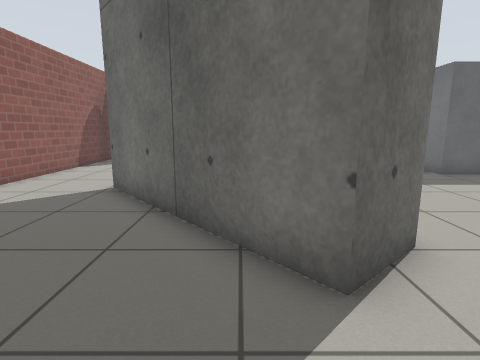
[1] (above)

21 first-person views from a walk through a Gazebo world. The camera is 0.88 m above the floor, tilts 10° down and sees 80° across. The floor is counted in squares, 0.5 m on a side. Each view is taken from the middle of a square. On the plan, view 1 faces up. The plan holds only what a view shows up to about 15 squares ahead; the rest is blank. Simple patterns stand in for the simulator's built-in surfaces.

[2]
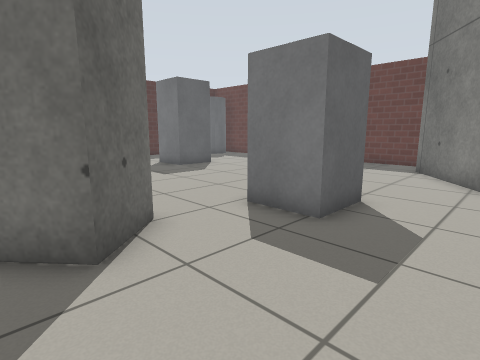

[3]
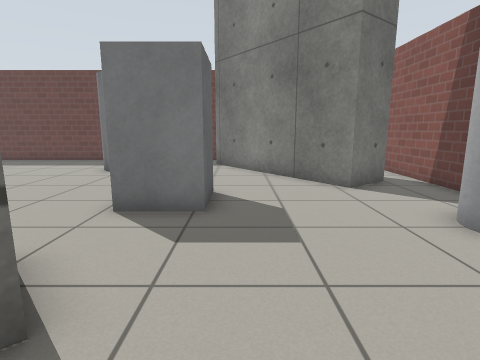

[4]
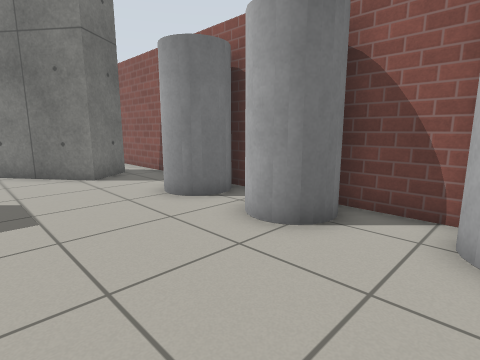

[5]
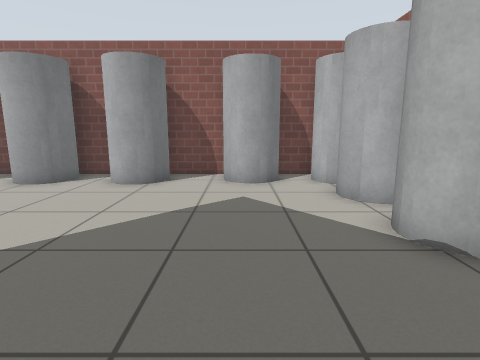

[6]
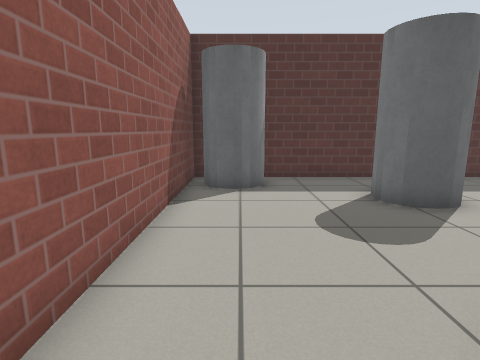

[7]
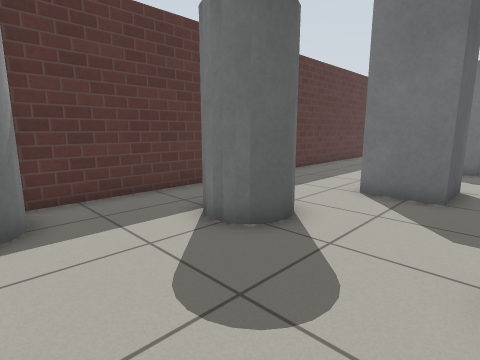

[8]
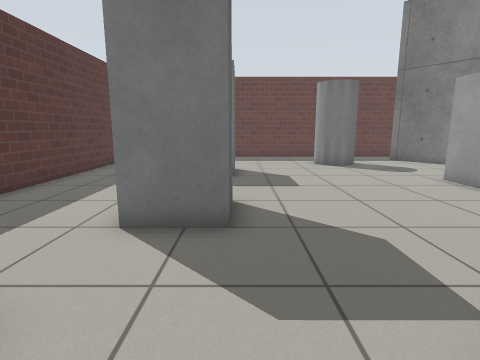

[9]
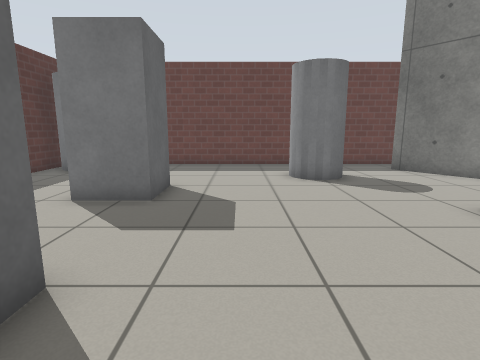

[10]
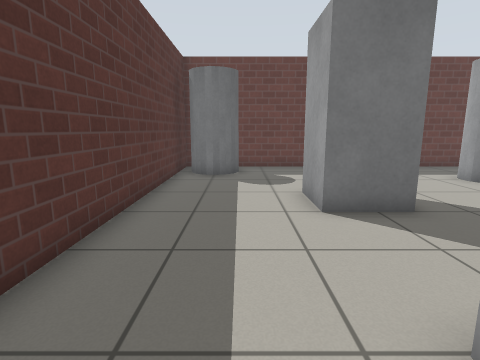

[11]
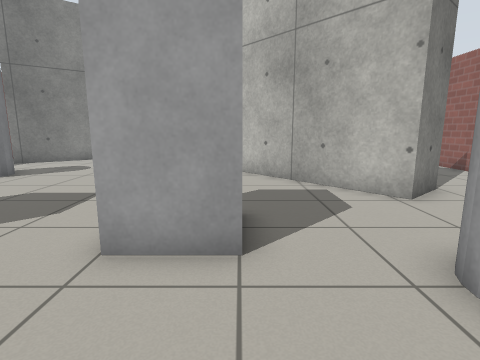

[12]
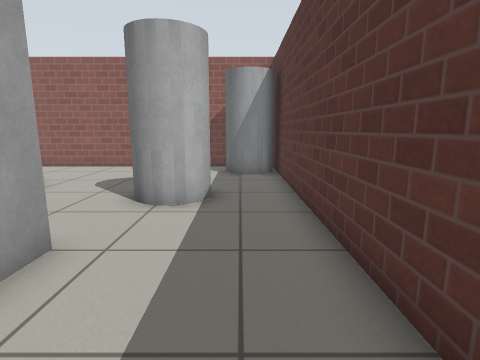

[13]
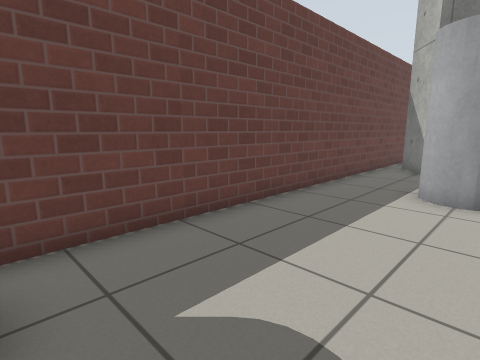

[14]
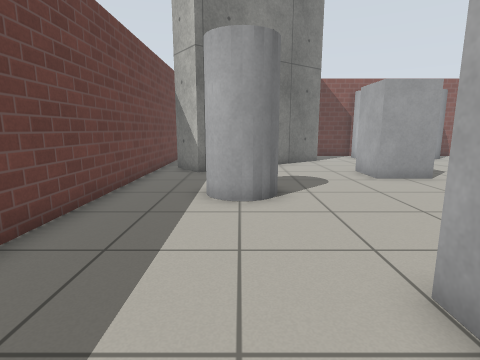

[15]
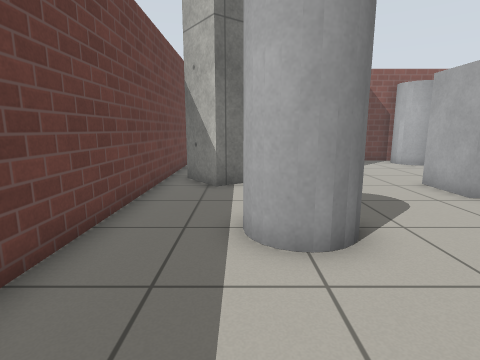

[16]
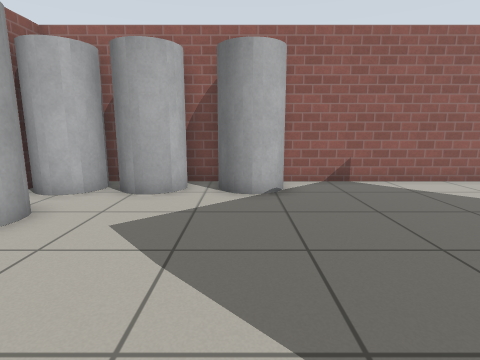

[17]
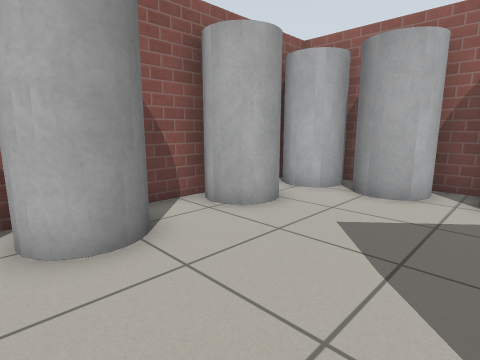

[18]
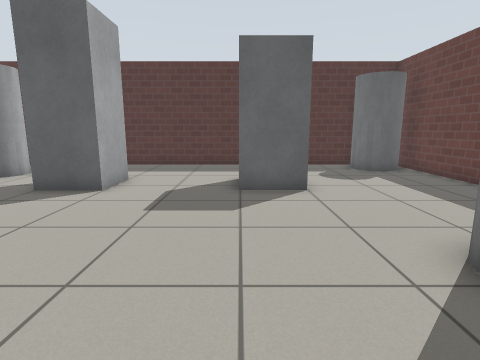

[19]
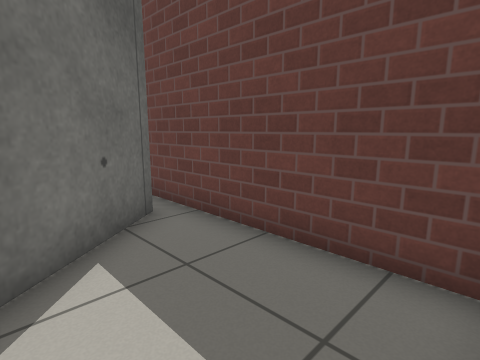

[20]
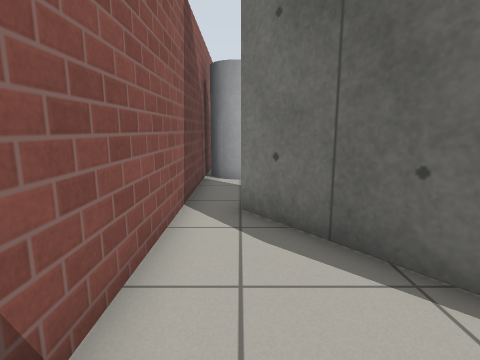

[21]
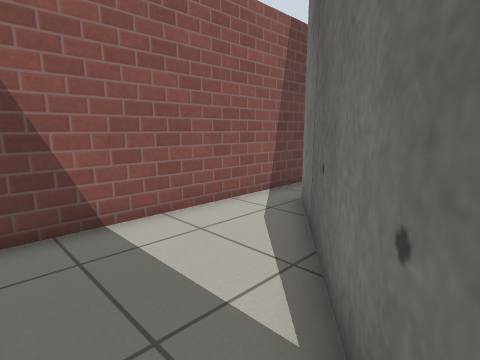

### Floor plan
Key: @ floor where view 1 was taken; # wall or solid block; x gap in a wall; . floor; B grey box; C grey cylinder.
Columns run from 8 left of view 1 to 16 right of it. Each row starts with its distance up from view 1.
 18 #########################
 17 # C...................C #
 16 #CCC.................C C#
 15 #.....CC..............C.#
 14 #.....CC................#
 13 #.....C...BBB...BBB.....#
 12 #.........B B...B B.....#
 11 #.........BBB...BBB.....#
 10 #.......................#
  9 #....##.................#
  8 #....###................#
  7 #.....###...........C...#
  6 #......###.........C C..#
  5 #......####.........C...#
  4 #.......###..BBB........#
  3 #........#...B B........#
  2  CC..........BBB......#.#
  1  CC.................###x#
  0 #.......@..........####.#
 -1 #CC...............####..#
 -2 # C.............####....#
 -3 # C.....CC..C...###.....#
 -4 # C.CC..CC.C C..........#
 -5  CC.CC..CC..C...........#
 -6    #  ##  ###############

Positions as (right, up) in squares from view 1, and headings:
1: (0, 0), facing up
2: (0, -1), facing up-right
3: (-1, 1), facing right
4: (-3, 1), facing down-right
5: (-3, 6), facing down
6: (-6, 7), facing up
7: (-6, 10), facing up-right
8: (-3, 11), facing right
9: (1, 9), facing right
10: (2, 15), facing right
11: (2, 17), facing down
12: (6, 16), facing left
13: (11, 15), facing down-right
14: (12, 14), facing down
15: (13, 11), facing down
16: (2, 1), facing left
17: (2, 1), facing down-left
18: (8, 3), facing up
19: (12, -5), facing up-right
20: (15, -4), facing left
21: (15, 0), facing down-left
